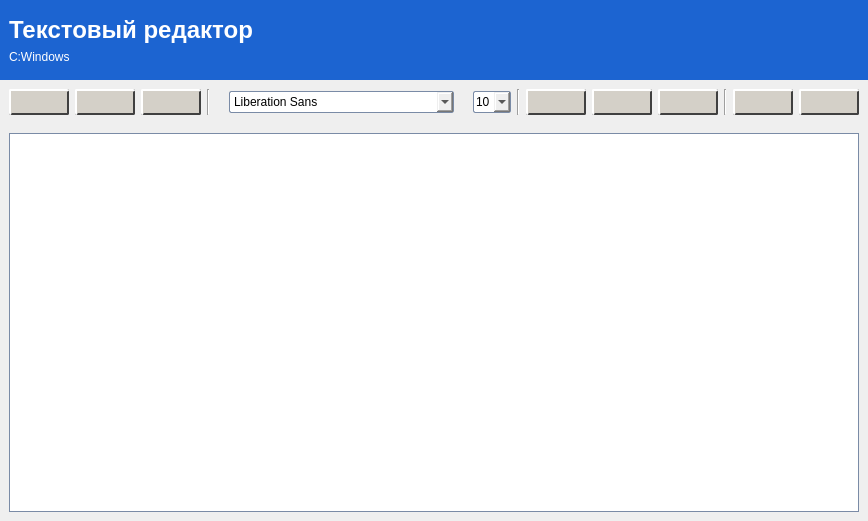
<?xml version="1.0" encoding="UTF-8"?>
<ui version="4.0">
 <class>MainWindow</class>
 <widget class="QMainWindow" name="MainWindow">
  <property name="geometry">
   <rect>
    <x>0</x>
    <y>0</y>
    <width>867</width>
    <height>521</height>
   </rect>
  </property>
  <property name="windowTitle">
   <string>Текстовый редактор</string>
  </property>
  <property name="styleSheet">
   <string notr="true">QPushButton {
    background: qlineargradient(x1:0, y1:0, x2:0, y2:1,
                stop:0 #FDFDFD, /* Почти белый верх */
                stop:0.5 #E2E2E2, /* Серый центр */
                stop:1 #D0D0D0); /* Темно-серый низ */
    border: 1px solid #6C6C6C; /* Тонкая темно-серая обводка */
    border-radius: 2px;
    padding: 4px;
    font: 9pt MS Sans Serif; /* Классический шрифт XP */
    color: black;
}

QPushButton:hover {
    background: qlineargradient(x1:0, y1:0, x2:0, y2:1,
                stop:0 #F8F8F8,
                stop:0.5 #DADADA,
                stop:1 #C0C0C0);
}

QPushButton:pressed {
    background: qlineargradient(x1:0, y1:0, x2:0, y2:1,
                stop:0 #C0C0C0,
                stop:0.5 #A8A8A8,
                stop:1 #909090);
    border: 1px solid #4C4C4C; /* Более темный контур при нажатии */
}
QPushButton:checked {
  background: qlineargradient(x1:0, y1:0, x2:0, y2:1,
                stop:0 #C0C0C0,
                stop:0.5 #A8A8A8,
                stop:1 #909090);
    border: 1px solid #4C4C4C; /* Более темный контур при нажатии */
}
QPushButton:checked {
  background: qlineargradient(x1:0, y1:0, x2:0, y2:1,
                stop:0 #C0C0C0,
                stop:0.5 #A8A8A8,
                stop:1 #909090);
    border: 1px solid #4C4C4C; /* Более темный контур при нажатии */
}
QPushButton:disabled {
    background: qlineargradient(x1:0, y1:0, x2:0, y2:1,
                stop:0 #E0E0E0,
                stop:0.5 #C8C8C8,
                stop:1 #B0B0B0);
    border: 1px solid #A0A0A0;
    color: #808080; /* Серый текст */
}


QTextEdit, QLineEdit {
    background: #FFFFFF; /* Чисто белый фон */
    border: 1px solid #7A8BA6; /* Синевато-серая рамка */
    font: 9pt MS Sans Serif; /* Классический XP-шрифт */
    color: black; /* Черный текст */
    padding: 2px;
}

QTextEdit:focus, QLineEdit:focus
 {
    border: 1px solid #316AC5; /* Синяя рамка при фокусе (как в XP) */
}

QComboBox {
    border: 1px solid #7A8BA6;   /* Синевато-серая рамка */
    border-radius: 2px;
    padding: 2px;
    font: 9pt MS Sans Serif;     /* Шрифт как в XP */
    color: black;
}

QComboBox:hover {
    background-color: #E8E8E8;   /* Чуть светлее при наведении */
}

QComboBox:focus {
    border: 1px solid #316AC5;   /* Синяя рамка при фокусе, как в XP */
}

QComboBox QAbstractItemView {
    background-color: #FFFFFF;   /* Белый фон выпадающего списка */
    border: 1px solid #7A8BA6;
    selection-background-color: #316AC5;  /* Синяя подсветка выбранного элемента */
    selection-color: white;
    font: 9pt MS Sans Serif;
}



QListWidget {
    background-color: #FDFDFD;           /* Почти белый фон, как в XP Luna */
    border: 1px solid #6C6C6C;           /* Тонкая темно-серая обводка */
    font: 9pt Tahoma;                    /* Шрифт как в XP Luna */
    color: black;
    padding: 2px;
}

QListWidget::item {
    background-color: #FDFDFD;           /* Почти белый фон для элементов */
    padding: 3px;
    border: 1px solid transparent;
}

QListWidget::item:selected {
    background-color: #316AC5;           /* Синяя подсветка выбранного элемента (Luna) */
    color: white;                        /* Белый текст для выбранного элемента */
    border: 1px solid #316AC5;
}

QListWidget::item:hover {
    background-color: #E8F4FC;           /* Светло-голубая подсветка при наведении (Luna) */
}
</string>
  </property>
  <widget class="QWidget" name="centralwidget">
   <layout class="QVBoxLayout" name="verticalLayout_2">
    <property name="spacing">
     <number>0</number>
    </property>
    <property name="leftMargin">
     <number>0</number>
    </property>
    <property name="topMargin">
     <number>0</number>
    </property>
    <property name="rightMargin">
     <number>0</number>
    </property>
    <property name="bottomMargin">
     <number>0</number>
    </property>
    <item>
     <widget class="QWidget" name="background" native="true">
      <property name="minimumSize">
       <size>
        <width>0</width>
        <height>80</height>
       </size>
      </property>
      <property name="styleSheet">
       <string notr="true">QWidget {
    background:#1c64d1
}


QLabel {
	color: white;
}
</string>
      </property>
      <layout class="QGridLayout" name="gridLayout_2">
       <item row="0" column="0">
        <layout class="QVBoxLayout" name="verticalLayout">
         <item>
          <widget class="QLabel" name="title">
           <property name="font">
            <font>
             <family>Tahoma</family>
             <pointsize>18</pointsize>
             <weight>75</weight>
             <bold>true</bold>
            </font>
           </property>
           <property name="text">
            <string>Текстовый редактор</string>
           </property>
          </widget>
         </item>
         <item>
          <widget class="QLabel" name="fileLabel">
           <property name="text">
            <string>C:Windows</string>
           </property>
          </widget>
         </item>
        </layout>
       </item>
       <item row="0" column="1">
        <widget class="QLabel" name="title_2">
         <property name="sizePolicy">
          <sizepolicy hsizetype="Maximum" vsizetype="Preferred">
           <horstretch>0</horstretch>
           <verstretch>0</verstretch>
          </sizepolicy>
         </property>
         <property name="font">
          <font>
           <pointsize>18</pointsize>
           <weight>75</weight>
           <bold>true</bold>
          </font>
         </property>
         <property name="text">
          <string/>
         </property>
         <property name="pixmap">
          <pixmap>:/icons/outlook.png</pixmap>
         </property>
        </widget>
       </item>
       <item row="0" column="2">
        <widget class="QLabel" name="label_3">
         <property name="maximumSize">
          <size>
           <width>48</width>
           <height>48</height>
          </size>
         </property>
         <property name="text">
          <string/>
         </property>
         <property name="pixmap">
          <pixmap resource="resources.qrc">:/icons/notepad.png</pixmap>
         </property>
         <property name="scaledContents">
          <bool>true</bool>
         </property>
        </widget>
       </item>
      </layout>
     </widget>
    </item>
    <item>
     <widget class="QWidget" name="widget" native="true">
      <property name="styleSheet">
       <string notr="true">QPushButton {
    background: #D4D0C8; /* Классический бежево-серый фон */
    border: 2px solid #808080; /* Тёмно-серая рамка */
    border-top-color: #FFFFFF; /* Светлая линия сверху */
    border-left-color: #FFFFFF; /* Светлая линия слева */
    border-right-color: #404040; /* Тёмная линия справа */
    border-bottom-color: #404040; /* Тёмная линия снизу */
    padding: 4px 12px;
    font: 10pt &quot;MS Sans Serif&quot;;
    color: black;
}

QPushButton:hover {
    background: #E4E0D8; /* Чуть светлее при наведении */
}

QPushButton:pressed {
    background: #B0ACA4; /* Затемнённый фон при нажатии */
    border-top-color: #404040;
    border-left-color: #404040;
    border-right-color: #FFFFFF;
    border-bottom-color: #FFFFFF;
}

QPushButton:disabled {
    background: #D4D0C8;
    color: #A0A0A0;
    border: 2px solid #A0A0A0;
}
</string>
      </property>
      <layout class="QHBoxLayout" name="horizontalLayout_3">
       <item>
        <widget class="QPushButton" name="btn_new">
         <property name="text">
          <string/>
         </property>
         <property name="icon">
          <iconset resource="resources.qrc">
           <normaloff>:/icons/file-outline-custom.png</normaloff>:/icons/file-outline-custom.png</iconset>
         </property>
         <property name="flat">
          <bool>false</bool>
         </property>
        </widget>
       </item>
       <item>
        <widget class="QPushButton" name="btn_open">
         <property name="text">
          <string/>
         </property>
         <property name="icon">
          <iconset resource="resources.qrc">
           <normaloff>:/icons/folder-open-custom.png</normaloff>:/icons/folder-open-custom.png</iconset>
         </property>
        </widget>
       </item>
       <item>
        <widget class="QPushButton" name="btn_save">
         <property name="text">
          <string/>
         </property>
         <property name="icon">
          <iconset resource="resources.qrc">
           <normaloff>:/icons/content-save-custom.png</normaloff>:/icons/content-save-custom.png</iconset>
         </property>
        </widget>
       </item>
       <item>
        <widget class="Line" name="line">
         <property name="orientation">
          <enum>Qt::Vertical</enum>
         </property>
        </widget>
       </item>
       <item>
        <layout class="QHBoxLayout" name="horizontalLayout">
         <item>
          <widget class="QLabel" name="label_2">
           <property name="text">
            <string/>
           </property>
           <property name="pixmap">
            <pixmap resource="resources.qrc">:/icons/format-font-custom.png</pixmap>
           </property>
          </widget>
         </item>
         <item>
          <widget class="QFontComboBox" name="fontComboBox"/>
         </item>
        </layout>
       </item>
       <item>
        <layout class="QHBoxLayout" name="horizontalLayout_2">
         <item>
          <widget class="QLabel" name="label">
           <property name="text">
            <string/>
           </property>
           <property name="pixmap">
            <pixmap resource="resources.qrc">:/icons/format-size-custom.png</pixmap>
           </property>
          </widget>
         </item>
         <item>
          <widget class="QComboBox" name="sizeComboBox">
           <item>
            <property name="text">
             <string>10</string>
            </property>
           </item>
           <item>
            <property name="text">
             <string>12</string>
            </property>
           </item>
           <item>
            <property name="text">
             <string>14</string>
            </property>
           </item>
           <item>
            <property name="text">
             <string>16</string>
            </property>
           </item>
           <item>
            <property name="text">
             <string>18</string>
            </property>
           </item>
           <item>
            <property name="text">
             <string>20</string>
            </property>
           </item>
           <item>
            <property name="text">
             <string>24</string>
            </property>
           </item>
           <item>
            <property name="text">
             <string>28</string>
            </property>
           </item>
          </widget>
         </item>
        </layout>
       </item>
       <item>
        <widget class="Line" name="line_2">
         <property name="orientation">
          <enum>Qt::Vertical</enum>
         </property>
        </widget>
       </item>
       <item>
        <widget class="QPushButton" name="btn_bold">
         <property name="text">
          <string/>
         </property>
         <property name="icon">
          <iconset resource="resources.qrc">
           <normaloff>:/icons/format-bold-custom.png</normaloff>:/icons/format-bold-custom.png</iconset>
         </property>
        </widget>
       </item>
       <item>
        <widget class="QPushButton" name="btn_italic">
         <property name="text">
          <string/>
         </property>
         <property name="icon">
          <iconset resource="resources.qrc">
           <normaloff>:/icons/format-italic-custom.png</normaloff>:/icons/format-italic-custom.png</iconset>
         </property>
        </widget>
       </item>
       <item>
        <widget class="QPushButton" name="btn_underline">
         <property name="text">
          <string/>
         </property>
         <property name="icon">
          <iconset resource="resources.qrc">
           <normaloff>:/icons/format-underline-custom.png</normaloff>:/icons/format-underline-custom.png</iconset>
         </property>
        </widget>
       </item>
       <item>
        <widget class="Line" name="line_3">
         <property name="orientation">
          <enum>Qt::Vertical</enum>
         </property>
        </widget>
       </item>
       <item>
        <widget class="QPushButton" name="btn_textColor">
         <property name="text">
          <string/>
         </property>
         <property name="icon">
          <iconset resource="resources.qrc">
           <normaloff>:/icons/format-color-text-custom.png</normaloff>:/icons/format-color-text-custom.png</iconset>
         </property>
        </widget>
       </item>
       <item>
        <widget class="QPushButton" name="btn_bgColor">
         <property name="text">
          <string/>
         </property>
         <property name="icon">
          <iconset resource="resources.qrc">
           <normaloff>:/icons/format-color-fill-custom.png</normaloff>:/icons/format-color-fill-custom.png</iconset>
         </property>
        </widget>
       </item>
       <item>
        <spacer name="horizontalSpacer">
         <property name="orientation">
          <enum>Qt::Horizontal</enum>
         </property>
         <property name="sizeHint" stdset="0">
          <size>
           <width>35</width>
           <height>20</height>
          </size>
         </property>
        </spacer>
       </item>
      </layout>
     </widget>
    </item>
    <item>
     <widget class="QWidget" name="widget_2" native="true">
      <layout class="QGridLayout" name="gridLayout">
       <item row="1" column="0">
        <widget class="QTextEdit" name="textEdit"/>
       </item>
      </layout>
     </widget>
    </item>
   </layout>
  </widget>
  <action name="actionOpen">
   <property name="text">
    <string>Открыть</string>
   </property>
  </action>
  <action name="actionSave">
   <property name="text">
    <string>Сохранить</string>
   </property>
  </action>
  <action name="actionClear">
   <property name="text">
    <string>Очистить</string>
   </property>
  </action>
  <action name="actionExit">
   <property name="text">
    <string>Выход</string>
   </property>
  </action>
  <action name="action">
   <property name="text">
    <string>Копировать</string>
   </property>
  </action>
  <action name="action_3">
   <property name="text">
    <string>Вставить</string>
   </property>
  </action>
  <action name="action_4">
   <property name="text">
    <string>Вырезать</string>
   </property>
  </action>
  <action name="action_7">
   <property name="text">
    <string>Отменить</string>
   </property>
  </action>
  <action name="action_8">
   <property name="text">
    <string>Повторить</string>
   </property>
  </action>
 </widget>
 <resources>
  <include location="resources.qrc"/>
 </resources>
 <connections/>
</ui>
